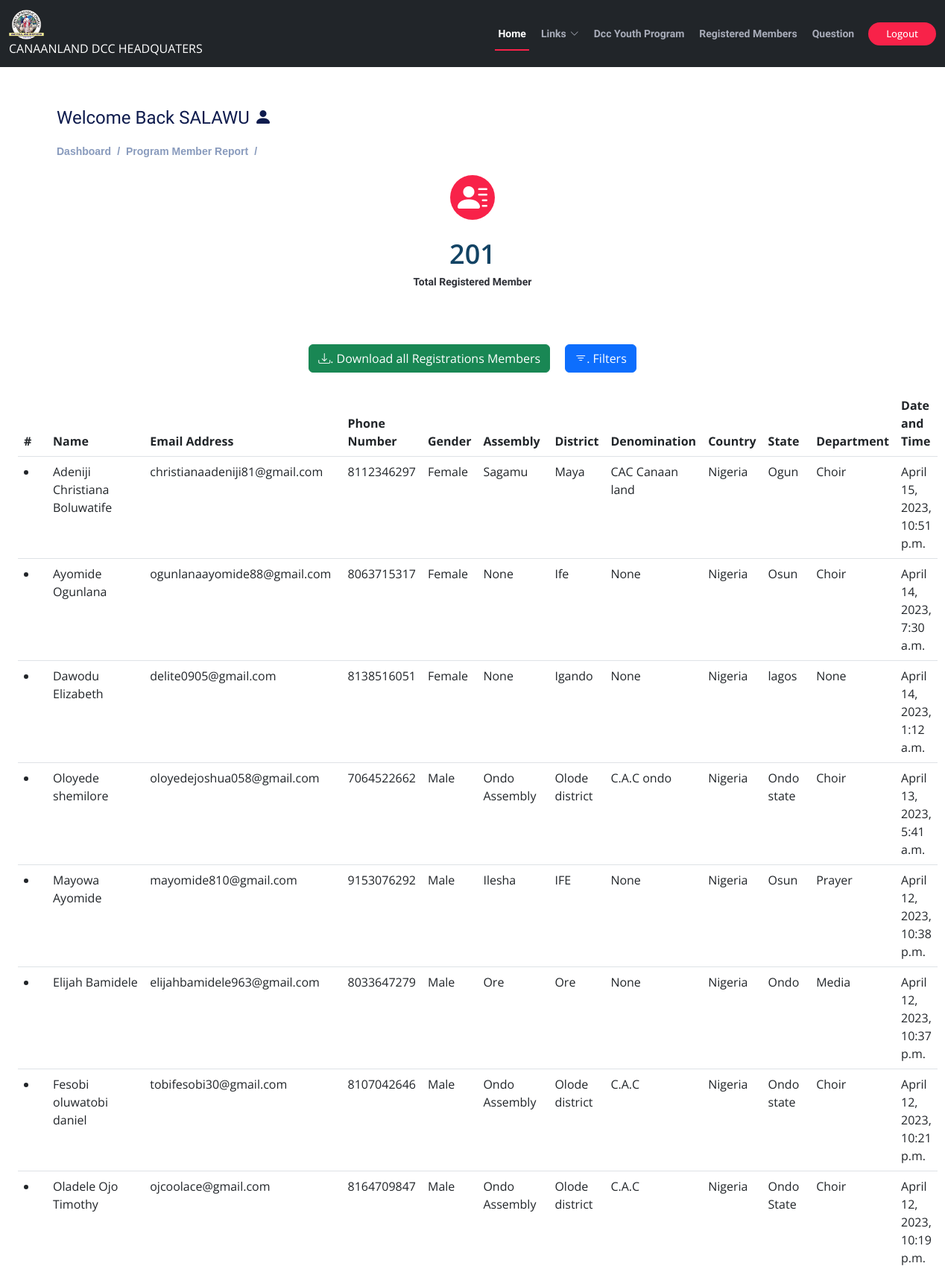
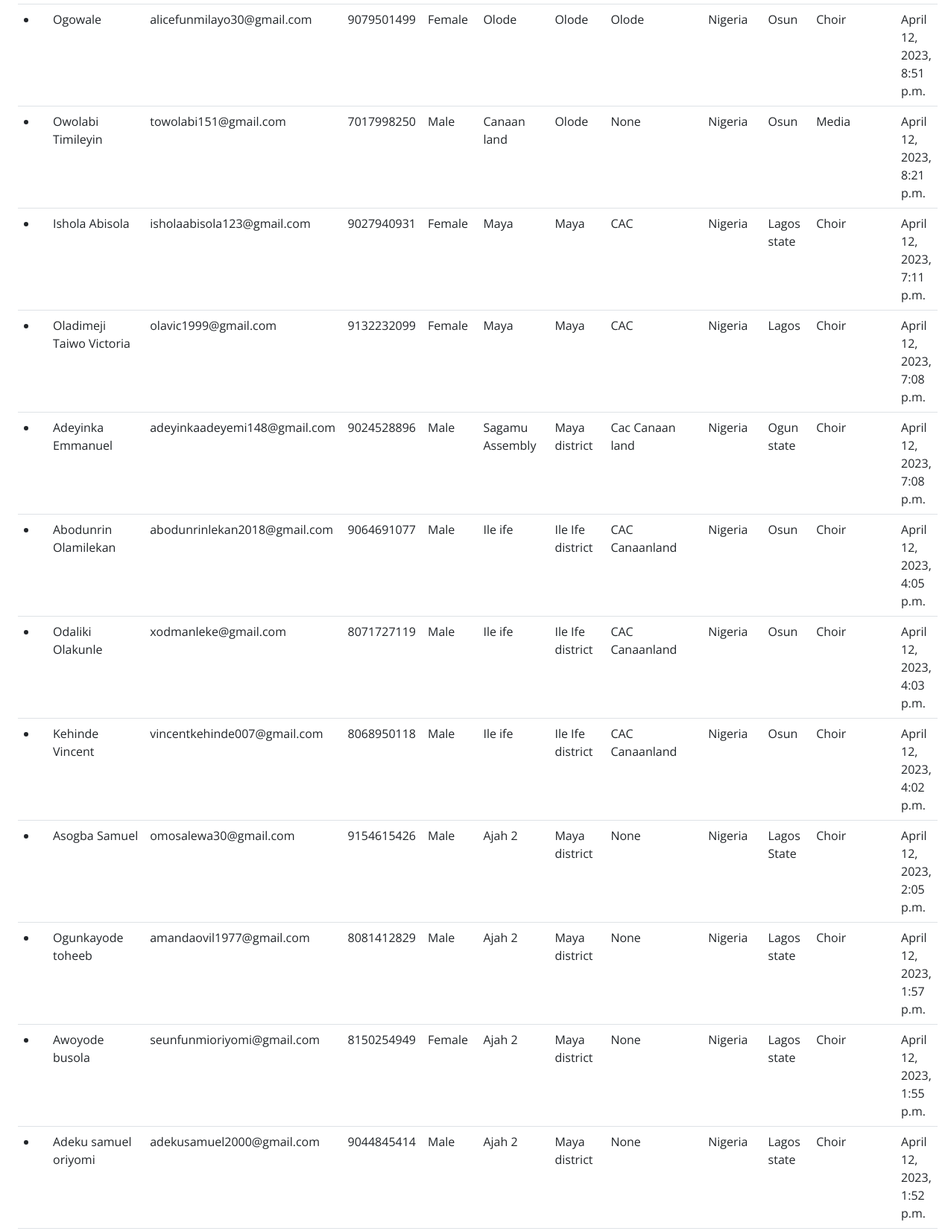
Screenshot of /admins/admin-member (signed in, upper part) with the database file from the repository (2 pictures, top to bottom).
### users/models.py (models this page shows, shortened)
class User(AbstractUser):
    username = None
    email = models.EmailField(max_length=150, unique=True, null=True, blank=True)
    phone = models.CharField(max_length=150,null=True, blank=True)
    district =models.ForeignKey(District,on_delete=models.SET_NULL,null=True, blank=True)
    objects=UserManager( )
    USERNAME_FIELD ='email'
    REQUIRED_FIELDS=['first_name','last_name']
    class Meta:
        ordering = ['-district']
        indexes = [
            models.Index(fields=['-district']),
        ]

### administrator/models.py (models this page shows, shortened)
class Member(models.Model):
    sex =(('Male', 'Male'),('Female', 'Female'),)
    name = models.CharField(max_length=200, blank=True,null=True)
    email = models.EmailField(max_length=200, null=True,blank=True)
    phone = models.IntegerField(null=True,blank=True)
    gender = models.CharField(max_length=200, blank=True,null=True,choices=sex,default='Male')
    assembly= models.CharField(max_length=200, blank=True,null=True)
    district = models.CharField(max_length=200,null=True,blank=True)
    denomination = models.CharField(max_length=200, blank=True,null=True)
    country = models.CharField(max_length=200, blank=True,null=True, default='Nigeria')
    state= models.CharField(max_length=200, blank=True,null=True)
    department= models.ForeignKey(Department,blank=True, null=True, on_delete=models.CASCADE)
    date= models.DateTimeField(auto_now_add=True,null=True)
    class Meta:
        ordering = ['-date']
        indexes = [
            models.Index(fields=['-date']),
        ]

class Department(models.Model):
    name = models.CharField(max_length=200, null=True)
    class Meta:
        ordering = ['-name']
        indexes = [
            models.Index(fields=['-name']),
        ]
    def __str__(self):
        return self.name

### administrator/views.py (the view)
# urls.py: path('admin-member', views.member, name="admin-member"),
@login_required(login_url='admin-login')
def member(request):
    mem=Member.objects.all()
    department=Department.objects.all()
    myFilter=MemberFilter(request.GET, queryset=mem)
    mem=myFilter.qs
    count = len(mem)
    p=Paginator(mem, 40)
    page_num = request.GET.get('page',1)
    try:
        page = p.page(page_num)
    except PageNotAnInteger:
        page = p.page(1)
    except EmptyPage:
        page = p.page(p.num_pages)
    return render(request, "adm/member.html",  {"mem":page,"department":department,'count':count})

### templates/adm/member.html (shortened to what this page needs)
{% extends 'main.html' %}
{% block content %}
<div class="pagetitle container">
  <h4>Welcome Back {{request.user.first_name}} <i class="bi bi-person-fill"></i></h4>
  <nav>
    <ol class="breadcrumb">
      {% if user.groups.all.0.name == 'admin' %}
      <li class="breadcrumb-item"><a href="{% url 'admin-dashboard' %}">Dashboard</a></li>
      {% endif %}
      <li class="breadcrumb-item">Program Member Report</li>
      <li class="breadcrumb-item"></li>
    </ol>
  </nav>
</div>
<div class="container-fluid col-lg-12" data-aos="fade-up">
      <center>
        <section id="counts" class="counts">
          <div class="container">
              <div class="col-lg-6 col-6">
                <div class="count-box">
                    <i class="bi bi-person-lines-fill"></i><br>
                  <span data-purecounter-start="0" data-purecounter-end="4000" data-purecounter-duration="1" class="purecounter">{{ count }}</span>
                  <p><b>Total Registered Member</b></p>
                </div>
              </div>
            </div>
        </section>
      </center>
          <center>
            <div class="container-fluid">
                  <a href="{% url 'all-results-download' %}"><button type="button" class="btn btn-success m-2"><i class="bi bi-download"></i>. Download all Registrations Members</button></a>
                  <button data-bs-toggle="modal" data-bs-target="#filterResult" type="button" class="m-2 btn btn-primary"><i class="bi bi-filter"></i>. Filters</button>
              </div>
      </center>
      <section>
        <div class="container-fluid">
          {% if mem %}
          <div class="table-responsive-sm">
            <table class="table" id="myTable">
              <thead>
                <tr>
                  <th>#</th>
                  <th>Name</th>
                  <th>Email Address</th>
                  <th>Phone Number</th>
                  <th>Gender</th>
                  <th>Assembly</th>
                  <th>District</th>
                  <th>Denomination</th>
                  <th>Country</th>
                  <th>State</th>
                  <th>Department</th>
                  <th>Date and Time</th>
                </tr>
              </thead>
              <tbody>
                {% for i in mem %}
                <tr>
                  <ol><td><li></li></td></ol>
                  <td>{{i.name}}</td>
                  <td>{{i.email}}</td>
                  <td>{{i.phone}}</td>
                  <td>{{i.gender}}</td>
                  <td>{{i.assembly}}</td>
                  <td>{{i.district}}</td>
                  <td>{{i.denomination}}</td>
                  <td>{{i.country}}</td>
                  <td>{{i.state}}</td>
                  <td>{{i.department}}</td>
                  <td>{{i.date}}</td>
                </tr>{% endfor %}
              </tbody>
            </table>
            {% else %}
        <center><h1 class="mt-4 text-danger"><b>No Registered Member Found</b></h1></center>
        {% endif %}
      </div>
      </div>
    </section>
      </div>
{% endblock content %}

### static/assets/css/style.css (style rules this page uses)
.counts { background: white; padding: 30px 0 40px 0; }
.counts .count-box { padding: 30px 30px 25px 30px; width: 100%; position: relative; text-align: center; background: #fff; }
.counts .count-box i { position: absolute; top: -25px; left: 50%; transform: translateX(-50%); font-size: 40px; background: #f82249; padding: 12px; color: #fff; border-radius: 50px; display: inline-flex; align-items: center; justify-content: center; width: 60px; height: 60px; }
.counts .count-box span { font-size: 36px; display: block; font-weight: 600; color: #124364; }
.counts .count-box p { padding: 0; margin: 0; font-family: "Raleway", sans-serif; font-size: 14px; }
body { background: #fff; color: #2f3138; font-family: "Open Sans", sans-serif; }
a { color: #f82249; text-decoration: none; transition: 0.5s; }
p { padding: 0; margin: 0 0 30px 0; }
h1, h2, h3, h4, h5, h6 { font-family: "Raleway", sans-serif; font-weight: 400; margin: 0 0 20px 0; padding: 0; color: #0e1b4d; }
.breadcrumb { font-size: 14px; font-family: "Nunito", sans-serif; color: #899bbd; font-weight: 600; }
.breadcrumb a { color: #899bbd; transition: 0.3s; }
.breadcrumb .breadcrumb-item::before { color: #899bbd; }

### rows the page displays
User: user.first_name "SALAWU"
Member: name "Adeniji Christiana Boluwatife", email "christianaadeniji81@gmail.com", phone "8112346297", gender "Female", assembly "Sagamu", district "Maya", denomination "CAC Canaan land", country "Nigeria", state "Ogun", department "Choir", date "April 15, 2023, 10:51 p.m."
Member: name "Ayomide Ogunlana", email "ogunlanaayomide88@gmail.com", phone "8063715317", gender "Female", assembly "None", district "Ife", denomination "None", country "Nigeria", state "Osun", department "Choir", date "April 14, 2023, 7:30 a.m."
Member: name "Dawodu Elizabeth", email "delite0905@gmail.com", phone "8138516051", gender "Female", assembly "None", district "Igando", denomination "None", country "Nigeria", state "lagos", department "None", date "April 14, 2023, 1:12 a.m."
Member: name "Oloyede shemilore", email "oloyedejoshua058@gmail.com", phone "7064522662", gender "Male", assembly "Ondo Assembly", district "Olode district", denomination "C.A.C ondo", country "Nigeria", state "Ondo state", department "Choir", date "April 13, 2023, 5:41 a.m."
Member: name "Mayowa Ayomide", email "mayomide810@gmail.com", phone "9153076292", gender "Male", assembly "Ilesha", district "IFE", denomination "None", country "Nigeria", state "Osun", department "Prayer", date "April 12, 2023, 10:38 p.m."
Member: name "Elijah Bamidele", email "elijahbamidele963@gmail.com", phone "8033647279", gender "Male", assembly "Ore", district "Ore", denomination "None", country "Nigeria", state "Ondo", department "Media", date "April 12, 2023, 10:37 p.m."
Member: name "Fesobi oluwatobi daniel", email "tobifesobi30@gmail.com", phone "8107042646", gender "Male", assembly "Ondo Assembly", district "Olode district", denomination "C.A.C", country "Nigeria", state "Ondo state", department "Choir", date "April 12, 2023, 10:21 p.m."
Member: name "Oladele Ojo Timothy", email "ojcoolace@gmail.com", phone "8164709847", gender "Male", assembly "Ondo Assembly", district "Olode district", denomination "C.A.C", country "Nigeria", state "Ondo State", department "Choir", date "April 12, 2023, 10:19 p.m."
Member: name "Ogowale", email "alicefunmilayo30@gmail.com", phone "9079501499", gender "Female", assembly "Olode", district "Olode", denomination "Olode", country "Nigeria", state "Osun", department "Choir", date "April 12, 2023, 8:51 p.m."
Member: name "Owolabi Timileyin", email "towolabi151@gmail.com", phone "7017998250", gender "Male", assembly "Canaan land", district "Olode", denomination "None", country "Nigeria", state "Osun", department "Media", date "April 12, 2023, 8:21 p.m."
Member: name "Ishola Abisola", email "isholaabisola123@gmail.com", phone "9027940931", gender "Female", assembly "Maya", district "Maya", denomination "CAC", country "Nigeria", state "Lagos state", department "Choir", date "April 12, 2023, 7:11 p.m."
Member: name "Oladimeji Taiwo Victoria", email "olavic1999@gmail.com", phone "9132232099", gender "Female", assembly "Maya", district "Maya", denomination "CAC", country "Nigeria", state "Lagos", department "Choir", date "April 12, 2023, 7:08 p.m."
Member: name "Adeyinka Emmanuel", email "adeyinkaadeyemi148@gmail.com", phone "9024528896", gender "Male", assembly "Sagamu Assembly", district "Maya district", denomination "Cac Canaan land", country "Nigeria", state "Ogun state", department "Choir", date "April 12, 2023, 7:08 p.m."
Member: name "Abodunrin Olamilekan", email "abodunrinlekan2018@gmail.com", phone "9064691077", gender "Male", assembly "Ile ife", district "Ile Ife district", denomination "CAC Canaanland", country "Nigeria", state "Osun", department "Choir", date "April 12, 2023, 4:05 p.m."
Member: name "Odaliki Olakunle", email "xodmanleke@gmail.com", phone "8071727119", gender "Male", assembly "Ile ife", district "Ile Ife district", denomination "CAC Canaanland", country "Nigeria", state "Osun", department "Choir", date "April 12, 2023, 4:03 p.m."
Member: name "Kehinde Vincent", email "vincentkehinde007@gmail.com", phone "8068950118", gender "Male", assembly "Ile ife", district "Ile Ife district", denomination "CAC Canaanland", country "Nigeria", state "Osun", department "Choir", date "April 12, 2023, 4:02 p.m."
Member: name "Asogba Samuel", email "omosalewa30@gmail.com", phone "9154615426", gender "Male", assembly "Ajah 2", district "Maya district", denomination "None", country "Nigeria", state "Lagos State", department "Choir", date "April 12, 2023, 2:05 p.m."
Member: name "Ogunkayode toheeb", email "amandaovil1977@gmail.com", phone "8081412829", gender "Male", assembly "Ajah 2", district "Maya district", denomination "None", country "Nigeria", state "Lagos state", department "Choir", date "April 12, 2023, 1:57 p.m."
Member: name "Awoyode busola", email "seunfunmioriyomi@gmail.com", phone "8150254949", gender "Female", assembly "Ajah 2", district "Maya district", denomination "None", country "Nigeria", state "Lagos state", department "Choir", date "April 12, 2023, 1:55 p.m."
Member: name "Adeku samuel oriyomi", email "adekusamuel2000@gmail.com", phone "9044845414", gender "Male", assembly "Ajah 2", district "Maya district", denomination "None", country "Nigeria", state "Lagos state", department "Choir", date "April 12, 2023, 1:52 p.m."

### other values shown
{{ count }} "201"
